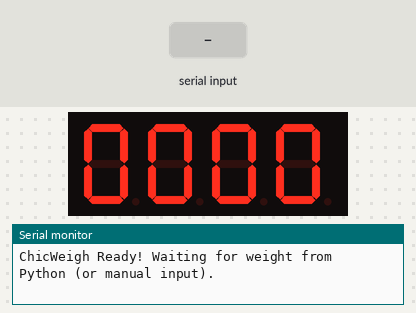
Recording of a sketch running on a simulated Arduino Uno, built with avr-gcc and run on an emulated ATmega328P. Shown: 4-digit seven-segment display, the last lines printed to the serial monitor. The inputs (shaded band) are chosen by the test bench.

Above: at 1.2 s.
1.3 s: "90,45\n" received over Serial
At 2.5 s:
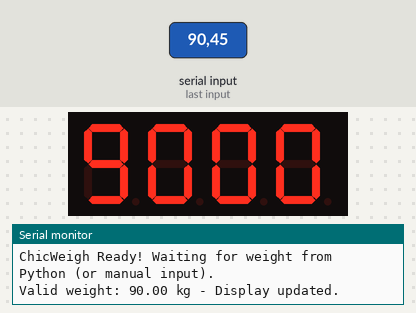
2.8 s: "30,150\n" received over Serial
Timing chart, 0 to 5.8 s (numbered marks = the images above; inputs shaded):
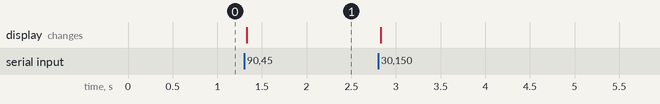

The sketch:

ChicWeigh.ino
```cpp
#include <TM1637Display.h>
#include <math.h>  // For isnan() (optional, but good practice)

#define CLK 2
#define DIO 3
TM1637Display display(CLK, DIO);

String inputString = "";
boolean stringComplete = false;
float lastValidWeight = 0.0;  // Track the last valid weight

void setup() {
  Serial.begin(9600);
  display.setBrightness(0x0f); // Max brightness
  display.showNumberDecEx(0, 0b00000010, true); // Show "0.00" (DP on tenths place)
  Serial.println("ChicWeigh Ready! Waiting for weight from Python (or manual input).");
}

void loop() {
  if (Serial.available()) {
    char inChar = (char)Serial.read();
    if (inChar == '\n') {
      stringComplete = true;
    } else {
      inputString += inChar;
    }
  }

  if (stringComplete) {
    // Trim whitespace if any
    inputString.trim();

    if (inputString.length() > 0) {
      float weight = inputString.toFloat();
      if (!isnan(weight) && weight >= 0) {  // Valid non-negative number
        lastValidWeight = weight;
        Serial.print("Valid weight: ");
        Serial.print(weight, 2);  // Echo back
        Serial.println(" kg - Display updated.");
      } else {
        Serial.print("Invalid input ('");
        Serial.print(inputString);
        Serial.println("')! Keeping previous value.");
      }
    } else {
      Serial.println("Empty input! Keeping previous value.");
    }

    // Scale and clamp for display (0.00 to 99.99)
    int displayWeight = (int)(lastValidWeight * 100);
    displayWeight = constrain(displayWeight, 0, 9999);  // Prevent overflow
    display.showNumberDecEx(displayWeight, 0b00000010, true); // Show with DP on tenths

    inputString = "";
    stringComplete = false;
  }
}
```

Measured:
- after the input at 1.3 s, the display: changes at once (image 1)
